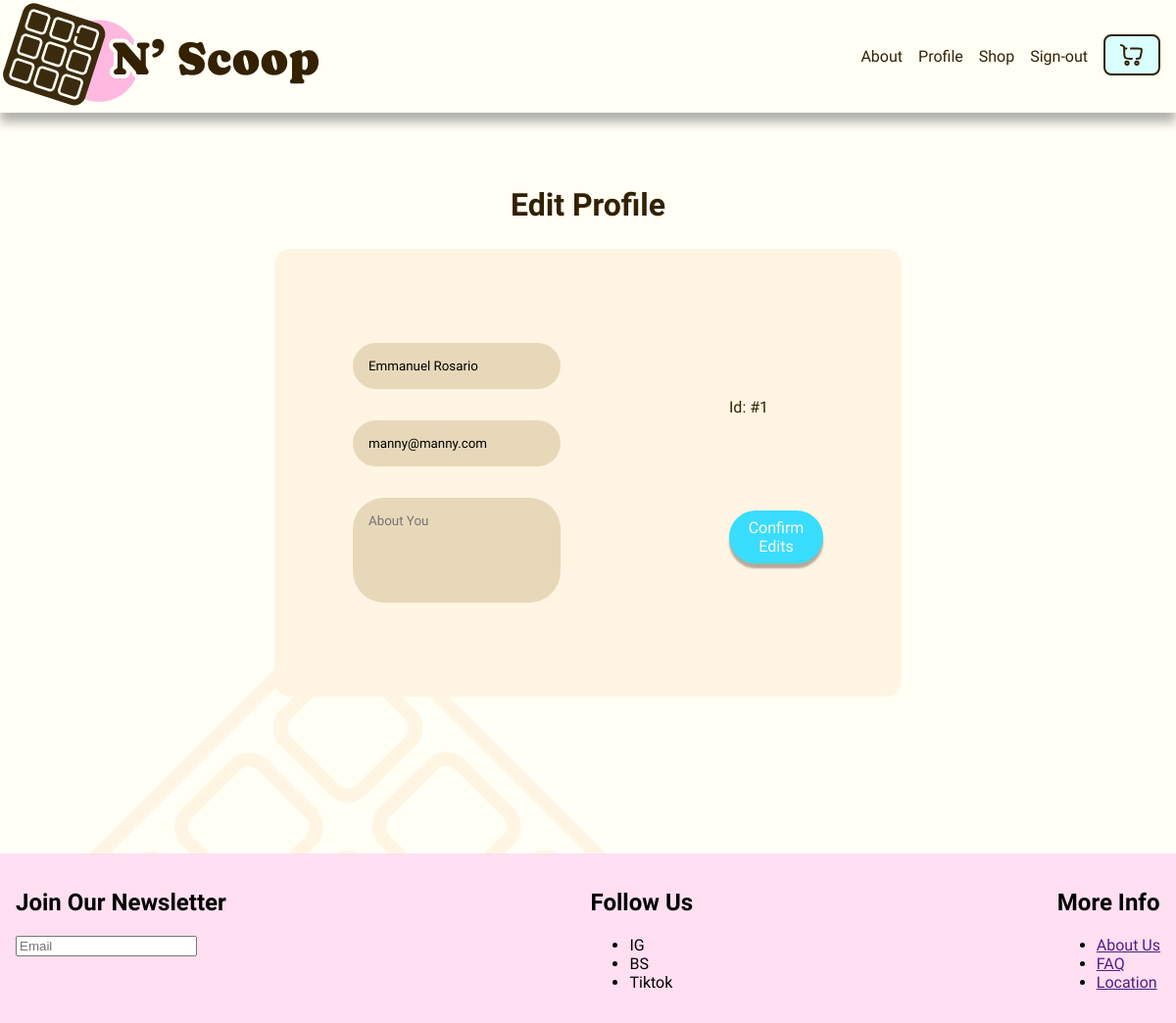
The page /edit-profile (signed in) on the database as committed earlier.
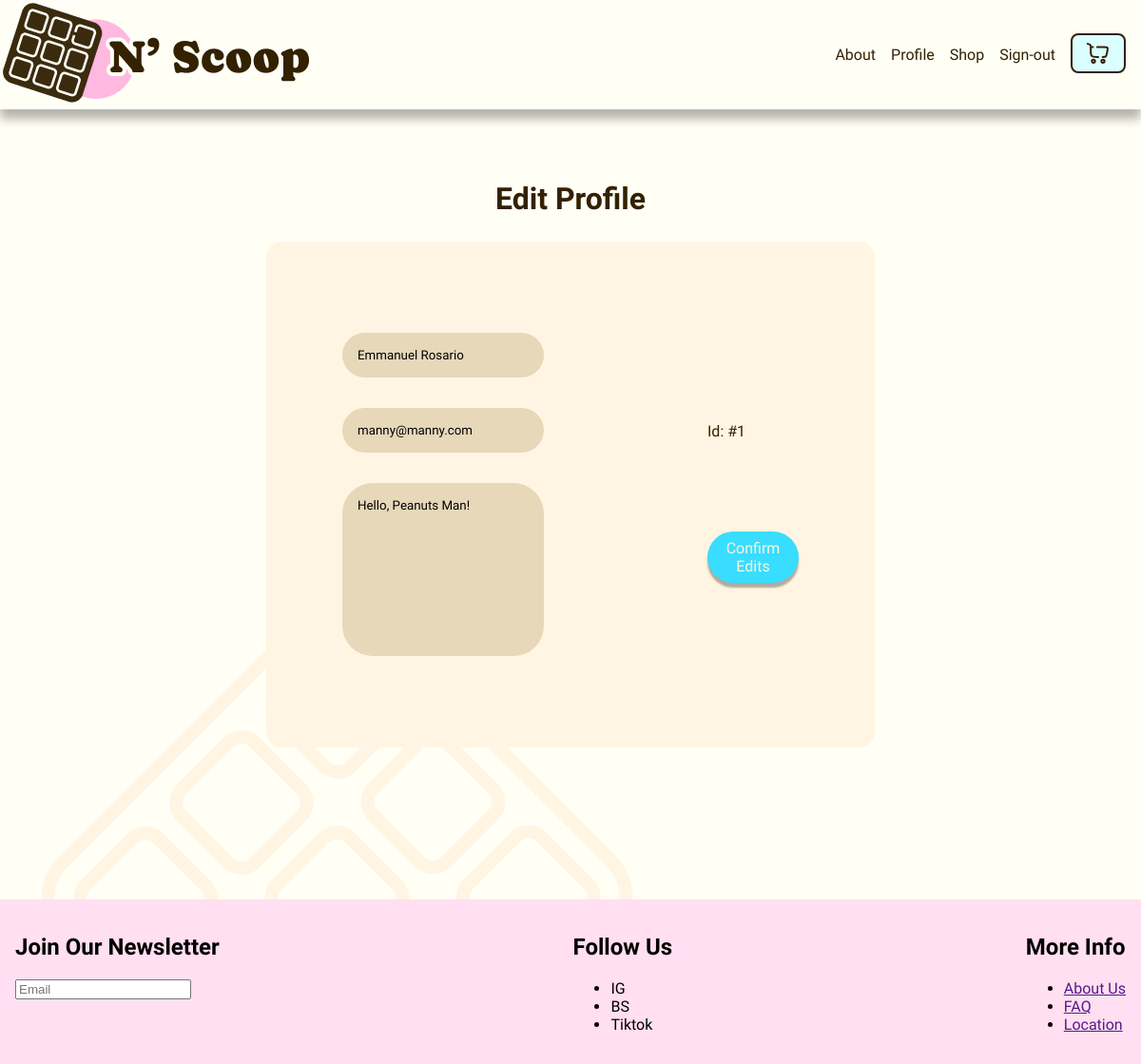
The same page on the database as committed later.
### tables this page shows
CREATE TABLE users (
    id INTEGER PRIMARY KEY AUTOINCREMENT,
    username TEXT NOT NULL UNIQUE,
    name TEXT, 
    password TEXT NOT NULL,
    email TEXT UNIQUE,
    description TEXT,
    cart_id INTEGER,
    created_at DATETIME DEFAULT CURRENT_TIMESTAMP,
    updated_at DATETIME DEFAULT CURRENT_TIMESTAMP,
    FOREIGN KEY (cart_id) REFERENCES cart(id)
);

### app.py (the view)
@app.route("/edit-profile", methods=["GET", "POST"])
@login_required
def edit_profile():
  if request.method == "POST":
    user_id = session["user_id"]
    name = request.form.get("name")
    email = request.form.get("email")
    user_description = request.form.get("user_description")
    db = get_db()
    print(email)
    print(name)
    print(user_description)
    db.execute(
      "UPDATE users SET name = ?, email = ?, description = ? WHERE id = ?",
      (name, email, user_description,  user_id)
    )
    db.commit()
    return redirect("/profile")
  else:
    user_id = session["user_id"]
    db = get_db()
    user = db.execute("SELECT name, email, description FROM users WHERE id = ?", (user_id,)).fetchone()
    print(user)
    return render_template("edit_profile.html", user_id=user_id, name=user["name"], email=user["email"], description=user["description"] )

### app.py (called while the page is built)
@app.teardown_appcontext
def close_connection(exception):
  db = getattr(g, '_database', None)
  if db is not None:
    db.close()

### helpers.py (called while the page is built)
def login_required(f):
    @wraps(f)
    def decorator_function(*args, **kwargs):
        if session.get("user_id") is None:
            return redirect("/login")
        return f(*args, **kwargs)
    return decorator_function

def get_db():
    db = getattr(g, '_database', None)
    if db is None:
        db = g._database = sqlite3.connect(DATABASE)
        db.row_factory = sqlite3.Row
    return db

### templates/edit_profile.html (shortened to what this page needs)
{% extends "layout.html" %}
{% block main%}
<section class="container">
  <h1>Edit Profile</h1>
    <form class="profile-container" action="/edit-profile" method="post">
      <div class="profile-form-t-container">
        {% if not name %}
        <input autocomplete="off" autofocus class="profile-fields" name="name" placeholder='Name' type="text" >
        {% else %}
        <input autocomplete="off" autofocus class="profile-fields text-fields" name="name" placeholder='{{ name }}' type="text" value="{{ name }}" >
        {% endif %}
        {% if not email %}
        <input autocomplete="off" autofocus class="profile-fields" name="email" placeholder='Email' type="text" >
        {% else %}
        <input autocomplete="off" autofocus class="profile-fields" name="email" placeholder='{{ email }}' type="text" value="{{ email }}" >
        {% endif %}
        {% if not description %}
        <textarea class="profile-fields text-fields" name="user_description" placeholder="About You" type="text" rows="5" cols="10"></textarea>
        {% else %}
        <textarea class="profile-fields text-fields" name="user_description" value="{{ description }}"type="text" rows="10" cols="15">{{ description }} </textarea>
        {% endif %}
      </div>
      <div class="profile-form-b-container">
        {% if user_id%}
        <p>Id: #{{ user_id}}</p>
        {%else %}
        <p>Id: ###</p>
        {%endif%}
      <button class="btn-primary" type="submit">Confirm Edits</button>
      </div>
    </form>
</section>
{% endblock %}

Rows that differ between the two databases and show on the page:
changed users "Emmanuel Rosario": user_description (not shown) → "Hello, Peanuts Man!"
